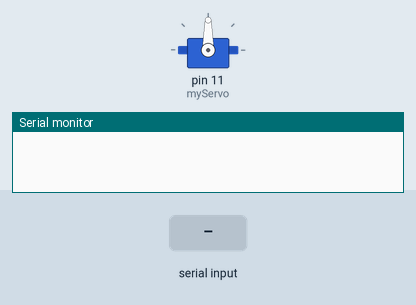
Simulated run of this sketch. Board: Arduino Uno, built with avr-gcc and run on an emulated ATmega328P. Shown: servo, the last lines printed to the serial monitor. The test bench sets the inputs (shaded band).

Above: at 1.2 s.
1.3 s: "w" received over Serial
At 2.4 s:
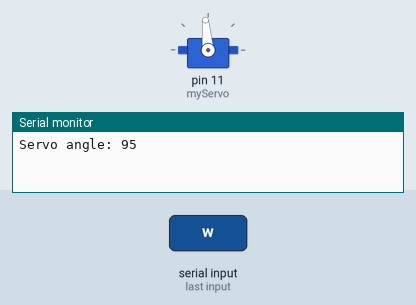
2.8 s: "w" received over Serial
At 3.5 s:
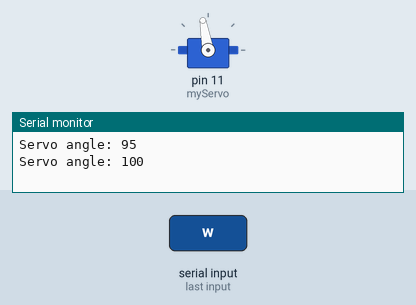
4.3 s: "s" received over Serial
At 4.7 s:
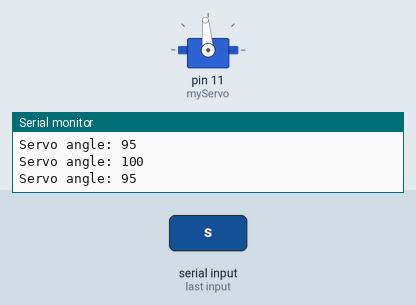
Timing chart, 0 to 7.3 s (numbered marks = the images above; inputs shaded):
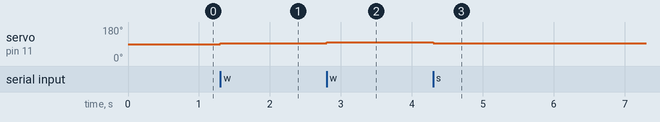

Measured:
- after the input at 1.3 s, servo on pin 11 (myServo): 90° → 95° at once
- after the input at 2.8 s, servo on pin 11 (myServo): 95° → 100° at once
- after the input at 4.3 s, servo on pin 11 (myServo): 100° → 95° at once

The sketch:

servo_according_to_arrows.ino
```cpp
#include <Servo.h>

// Create a Servo object
Servo myServo;

// Variable to hold the servo angle
int angle = 90;  // Start at center position
const int stepSize = 5;  // How much to move per command
const int minAngle = 60; // Minimum servo angle
const int maxAngle = 120; // Maximum servo angle

void setup() {
  // Attach the servo to pin D11
  myServo.attach(11);
  myServo.write(angle); // Set initial position

  // Start serial communication
  Serial.begin(9600);
}

void loop() {
  // Check if data is available from Jetson
  if (Serial.available()) {
    char command = Serial.read(); // Read the command

    // Adjust servo angle based on command
    if (command == 'w') { // Move right
      angle += stepSize;
      if (angle > maxAngle) angle = maxAngle;
    }
    else if (command == 's') { // Move left
      angle -= stepSize;
      if (angle < minAngle) angle = minAngle;
    }

    // Move servo to the new angle
    myServo.write(angle);

    // Print the angle for debugging
    Serial.print("Servo angle: ");
    Serial.println(angle);
  }
}
```
